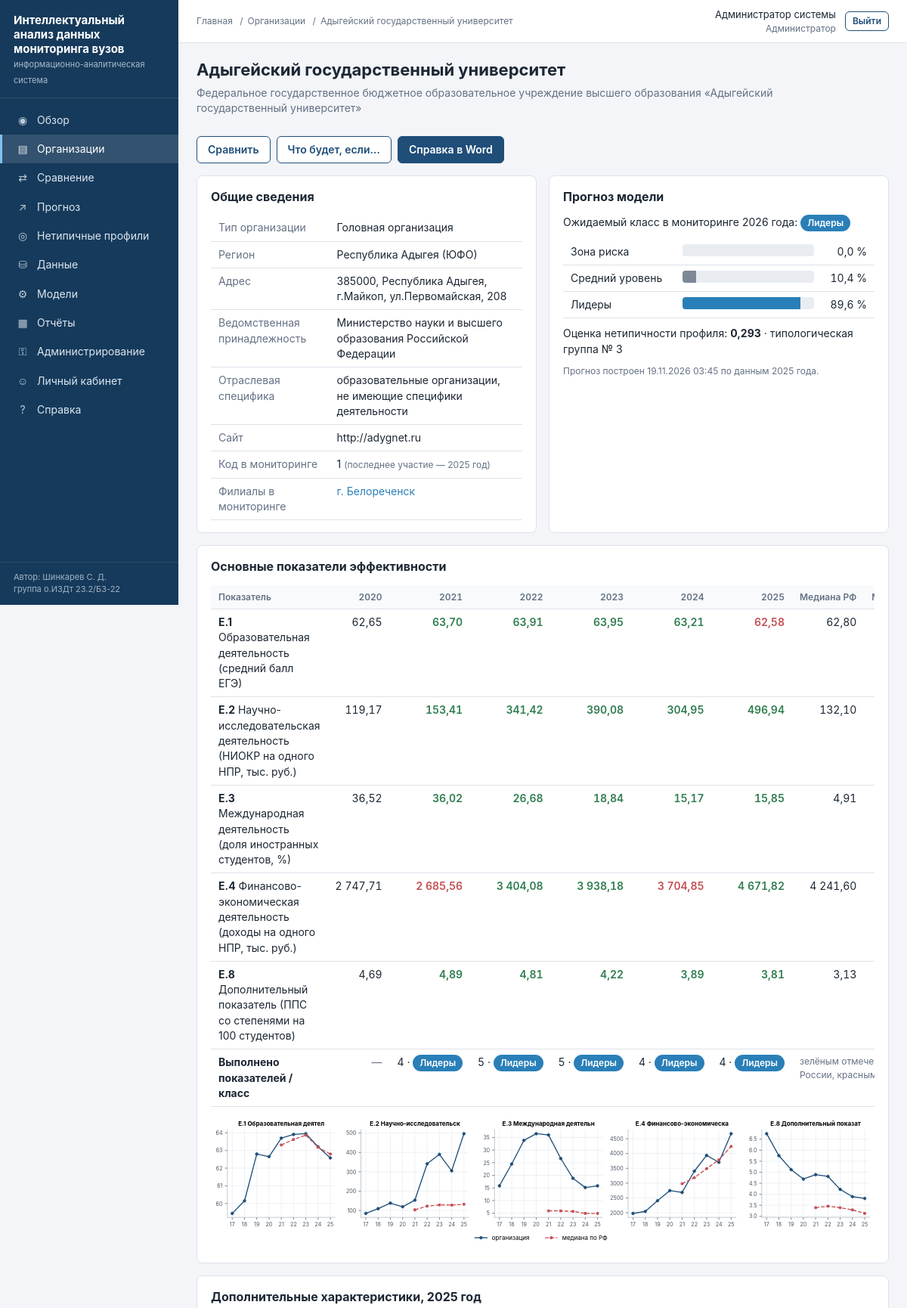
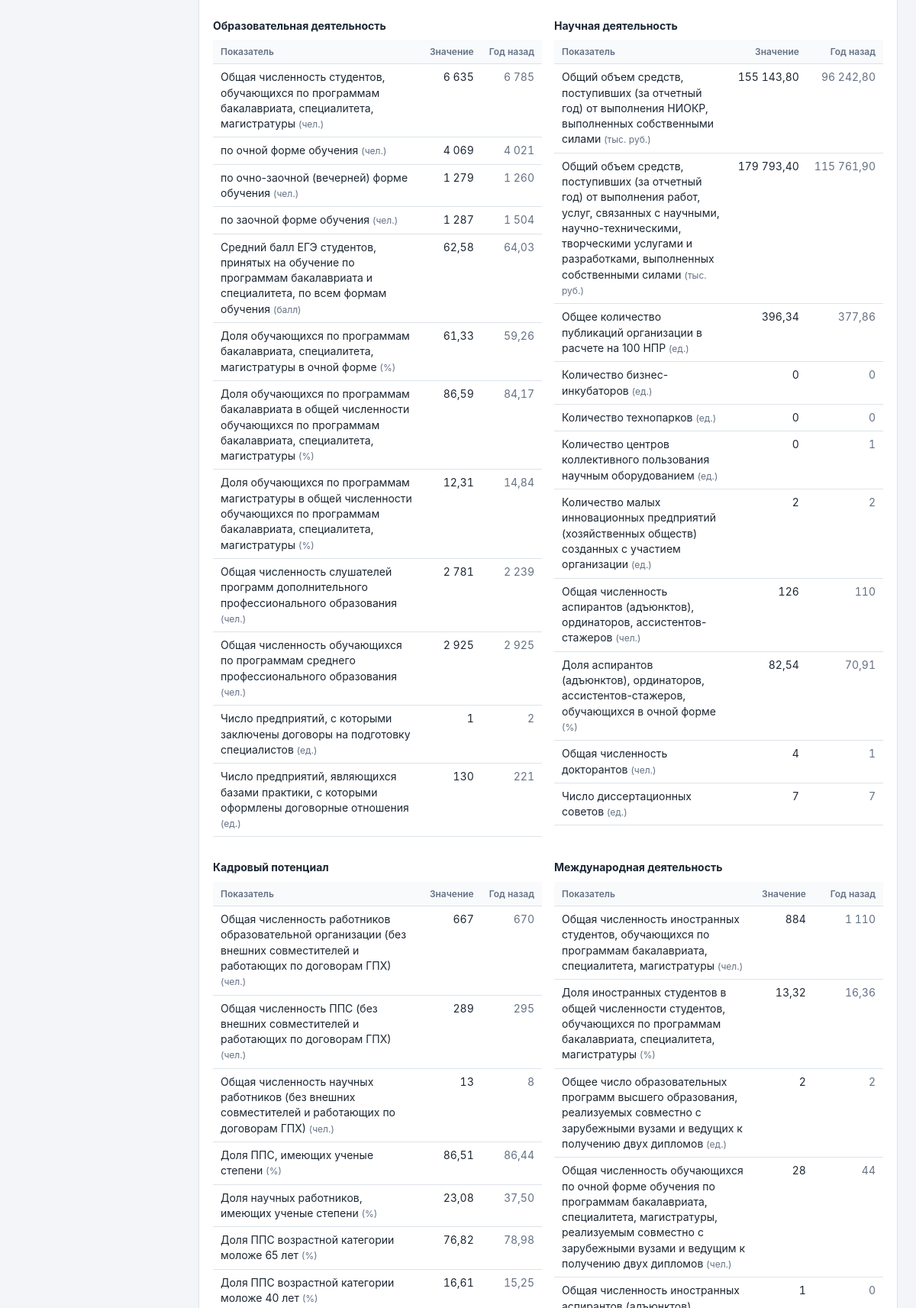
The page /universities/1 (signed in, upper part) on the database its author committed (2 pictures, top to bottom).
### vuzmon/db/models.py (models this page shows)
class Base(DeclarativeBase):
    """Общий базовый класс всех таблиц."""

class University(Base):
    __tablename__ = "universities"
    id: Mapped[int] = mapped_column(Integer, primary_key=True)       # код организации на сайте мониторинга
    name: Mapped[str] = mapped_column(String(512), index=True)
    short_name: Mapped[str] = mapped_column(String(255), default="")
    search_name: Mapped[str] = mapped_column(String(800), default="")
    is_branch: Mapped[bool] = mapped_column(Boolean, default=False)
    head_id: Mapped[int] = mapped_column(Integer, nullable=True)      # головная организация (для филиалов)
    region_id: Mapped[int] = mapped_column(ForeignKey("regions.id"))
    founder_group_id: Mapped[int] = mapped_column(ForeignKey("founder_groups.id"), nullable=True)
    city: Mapped[str] = mapped_column(String(128), default="")
    address: Mapped[str] = mapped_column(String(512), default="")
    website: Mapped[str] = mapped_column(String(255), default="")
    specifics: Mapped[str] = mapped_column(String(255), default="")  # отраслевая специфика
    longitude: Mapped[float] = mapped_column(Float, nullable=True)
    latitude: Mapped[float] = mapped_column(Float, nullable=True)
    last_year: Mapped[int] = mapped_column(Integer, default=0)        # последний год участия в мониторинге
    region: Mapped[Region] = relationship(back_populates="universities")
    founder_group: Mapped[FounderGroup] = relationship(back_populates="universities")
    values: Mapped[list["IndicatorValue"]] = relationship(back_populates="university")
    notes: Mapped[list["AnalystNote"]] = relationship(back_populates="university")

class User(Base):
    __tablename__ = "users"
    id: Mapped[int] = mapped_column(Integer, primary_key=True)
    login: Mapped[str] = mapped_column(String(64), unique=True)
    password_hash: Mapped[str] = mapped_column(String(255))          # пароль хранится только в виде хеша
    full_name: Mapped[str] = mapped_column(String(128), default="")
    email: Mapped[str] = mapped_column(String(128), default="")
    position: Mapped[str] = mapped_column(String(128), default="")   # должность
    role_id: Mapped[int] = mapped_column(ForeignKey("roles.id"))
    is_active: Mapped[bool] = mapped_column(Boolean, default=True)
    created_at: Mapped[datetime] = mapped_column(DateTime, default=datetime.now)
    last_login_at: Mapped[datetime] = mapped_column(DateTime, nullable=True)
    role: Mapped[Role] = relationship(back_populates="users")

class Role(Base):
    __tablename__ = "roles"
    id: Mapped[int] = mapped_column(Integer, primary_key=True)
    code: Mapped[str] = mapped_column(String(32), unique=True)       # admin / analyst / viewer
    title: Mapped[str] = mapped_column(String(64))                   # название на русском
    description: Mapped[str] = mapped_column(String(255), default="")
    users: Mapped[list["User"]] = relationship(back_populates="role")

class Region(Base):
    __tablename__ = "regions"
    id: Mapped[int] = mapped_column(Integer, primary_key=True)
    name: Mapped[str] = mapped_column(String(128))
    district_id: Mapped[int] = mapped_column(ForeignKey("federal_districts.id"))
    district: Mapped[FederalDistrict] = relationship(back_populates="regions")
    universities: Mapped[list["University"]] = relationship(back_populates="region")

class FederalDistrict(Base):
    __tablename__ = "federal_districts"
    id: Mapped[int] = mapped_column(Integer, primary_key=True)
    name: Mapped[str] = mapped_column(String(64), unique=True)
    regions: Mapped[list["Region"]] = relationship(back_populates="district")

class FounderGroup(Base):
    __tablename__ = "founder_groups"
    id: Mapped[int] = mapped_column(Integer, primary_key=True)
    name: Mapped[str] = mapped_column(String(255), unique=True)
    universities: Mapped[list["University"]] = relationship(back_populates="founder_group")

class Prediction(Base):
    __tablename__ = "predictions"
    __table_args__ = (Index("ix_predictions_university", "university_id", "target_year"),)
    id: Mapped[int] = mapped_column(Integer, primary_key=True)
    experiment_id: Mapped[int] = mapped_column(ForeignKey("experiments.id"))
    university_id: Mapped[int] = mapped_column(ForeignKey("universities.id"))
    base_year: Mapped[int] = mapped_column(Integer)                   # год исходных данных
    target_year: Mapped[int] = mapped_column(Integer)                 # год, на который строится прогноз
    predicted_class: Mapped[int] = mapped_column(Integer)
    probabilities_json: Mapped[str] = mapped_column(Text, default="[]")
    anomaly_score: Mapped[float] = mapped_column(Float, nullable=True)   # ошибка восстановления автокодировщика
    cluster: Mapped[int] = mapped_column(Integer, nullable=True)         # номер типологической группы
    created_by: Mapped[int] = mapped_column(ForeignKey("users.id"), nullable=True)
    created_at: Mapped[datetime] = mapped_column(DateTime, default=datetime.now)
    experiment: Mapped[Experiment] = relationship()
    university: Mapped[University] = relationship()

class Indicator(Base):
    __tablename__ = "indicators"
    id: Mapped[int] = mapped_column(Integer, primary_key=True)
    column: Mapped[str] = mapped_column(String(32), unique=True)     # имя столбца в наборе данных: e1, p48 ...
    code: Mapped[str] = mapped_column(String(16))                    # обозначение на сайте: E.1, 48 ...
    kind: Mapped[str] = mapped_column(String(16))                    # main — основной, extra — дополнительный
    section: Mapped[str] = mapped_column(String(128), default="")
    name: Mapped[str] = mapped_column(Text)
    unit: Mapped[str] = mapped_column(String(32), default="")

### webapp/views_main.py (the view, shortened to what this page needs)
@bp.route("/universities/<int:university_id>", methods=["GET", "POST"])
@security.login_required
def university(university_id: int):
    db = get_session()
    item = db.get(University, university_id)
    if item is None:
        abort(404)
    values = queries.university_values(db, university_id)
    medians = queries.university_medians(db, item)
    table = queries.main_indicator_table(values, medians, item.is_branch) if not values.empty else None
    chart = None
    if table and table["rows"]:
        series = [{"title": row["code"].upper().replace("E", "E.") + " " + row["title"].split(" (")[0][:22],
                   "years": [cell["year"] for cell in row["cells"]],
                   "values": [cell["value"] for cell in row["cells"]],
                   "medians": [cell["median"] for cell in row["cells"]]} for row in table["rows"]]
        chart = plots.to_svg(plots.indicator_dynamics(series))
    extra_sections = []
    if not values.empty:
        last_year = int(values.index.max())
        previous_year = last_year - 1 if (last_year - 1) in values.index else None
        sections = {}
        for indicator in queries.indicators_by_column(db).values():
            if indicator.kind != "extra" or indicator.column not in values.columns:
                continue
            value = values.loc[last_year, indicator.column]
            previous = values.loc[previous_year, indicator.column] if previous_year else None
            sections.setdefault(indicator.section, []).append({
                "code": indicator.code, "name": indicator.name, "unit": indicator.unit,
                "value": None if value != value else float(value),
                "previous": None if previous is None or previous != previous else float(previous)})
        for name, rows in sections.items():
            rows.sort(key=lambda row: [int(part) for part in row["code"].split(".")])
            extra_sections.append({"name": name, "rows": rows})
        extra_year = last_year
    else:
        extra_year = None
    prepared = _prepared_or_none(db)
    prediction = queries.latest_predictions(db).get(university_id)
    explanation = explain_prediction(db, prepared, university_id) if prediction else {"contributions": [], "errors": []}
    notes = db.scalars(select(AnalystNote).where(AnalystNote.university_id == university_id)
                       .order_by(AnalystNote.created_at.desc())).all()
    history = db.scalars(select(Prediction).where(Prediction.university_id == university_id)
                         .order_by(Prediction.target_year.desc())).all()
    head = db.get(University, item.head_id) if item.head_id else None
    branches = db.scalars(select(University).where(University.head_id == university_id)
                          .order_by(University.short_name)).all()
    return render_template(
        "university.html", crumbs=[("Организации", url_for("main.universities")), (item.short_name[:60], None)],
        item=item, table=table, chart=chart, extra_sections=extra_sections, extra_year=extra_year,
        prediction=prediction, explanation=explanation, notes=notes, history=history, head=head,
        branches=branches)

### webapp/templates/university.html (shortened to what this page needs)
{% extends "base.html" %}
{% from "_macros.html" import class_badge, proba_bar, csrf with context %}
{% block content %}
<div class="page-head">
  <div>
    <h1>{{ item.short_name }}</h1>
    <p class="lead">{{ item.name }}</p>
  </div>
  <div class="actions">
    <a class="btn secondary" href="{{ url_for('main.compare', id=item.id) }}">Сравнить</a>
    {% if prediction %}<a class="btn secondary" href="{{ url_for('forecast.what_if', university_id=item.id) }}">Что будет, если…</a>{% endif %}
    <a class="btn" href="{{ url_for('reports.university_docx', university_id=item.id) }}">Справка в Word</a>
  </div>
</div>
<div class="grid c2">
  <div class="card">
    <h2>Общие сведения</h2>
    <table class="data kv">
      <tr><td>Тип организации</td><td>{{ 'Филиал' if item.is_branch else 'Головная организация' }}</td></tr>
      <tr><td>Регион</td><td>{{ item.region.name }} ({{ item.region.district.name }})</td></tr>
      <tr><td>Адрес</td><td>{{ item.address or '—' }}</td></tr>
      <tr><td>Ведомственная принадлежность</td><td>{{ item.founder_group.name if item.founder_group else '—' }}</td></tr>
      <tr><td>Отраслевая специфика</td><td>{{ item.specifics or '—' }}</td></tr>
      <tr><td>Сайт</td><td>{{ item.website or '—' }}</td></tr>
      <tr><td>Код в мониторинге</td><td>{{ item.id }} <span class="muted small">(последнее участие — {{ item.last_year }} год)</span></td></tr>
      {% if branches %}<tr><td>Филиалы в мониторинге</td><td>{% for branch in branches %}<a href="{{ url_for('main.university', university_id=branch.id) }}">{{ branch.city or branch.short_name }}</a>{% if not loop.last %}, {% endif %}{% endfor %}</td></tr>{% endif %}
    </table>
  </div>
  <div class="card">
    <h2>Прогноз модели</h2>
    {% if prediction %}
      <p>Ожидаемый класс в мониторинге {{ prediction.target_year }} года: {{ class_badge(prediction.predicted_class) }}</p>
      <table class="data">
        {% for p in prediction.probabilities %}
        <tr><td style="width:36%">{{ class_names[loop.index0] }}</td>
          <td><div class="bar"><i class="c{{ loop.index0 }}" style="width: {{ (p * 100)|round(1) }}%"></i></div></td>
          <td class="num" style="width:70px">{{ p|pct }}</td></tr>
        {% endfor %}
      </table>
      {% if prediction.anomaly_score is not none %}
      <p style="margin-top:10px">Оценка нетипичности профиля: <b>{{ prediction.anomaly_score|num(3) }}</b>
        {% if prediction.cluster is not none %} · типологическая группа № {{ prediction.cluster + 1 }}{% endif %}</p>
      {% endif %}
      <p class="muted small">Прогноз построен {{ prediction.created_at|dt }} по данным {{ prediction.base_year }} года.</p>
    {% elif item.is_branch %}
      <p class="muted">Модель прогноза построена для головных организаций; для филиалов прогноз не рассчитывается.</p>
    {% else %}
      <p class="muted">Прогноз для организации отсутствует. Постройте его в разделе «Прогноз».</p>
    {% endif %}
  </div>
</div>
{% if table and table.rows %}
<div class="card">
  <h2>Основные показатели эффективности</h2>
  <div class="table-wrap"><table class="data">
    {% set shown = table.years[-6:] %}
    <tr><th>Показатель</th>{% for year in shown %}<th class="num">{{ year }}</th>{% endfor %}
      <th class="num">Медиана РФ</th><th class="num">Медиана региона</th><th class="num">Медиана ведомства</th></tr>
    {% for row in table.rows %}
    <tr><td><b>{{ row.code|upper|replace('E', 'E.') }}</b> {{ row.title }}</td>
      {% for cell in row.cells[-6:] %}
      <td class="num">{% if cell.passed is none %}{{ cell.value|num }}{% else %}<span class="{{ 'pass' if cell.passed else 'fail' }}" title="медиана по РФ: {{ cell.median|num }}">{{ cell.value|num }}</span>{% endif %}</td>
      {% endfor %}
      <td class="num">{{ row.cells[-1].median|num }}</td><td class="num">{{ row.median_region|num }}</td><td class="num">{{ row.median_founder|num }}</td></tr>
    {% endfor %}
    <tr><td><b>Выполнено показателей / класс</b></td>
      {% for year in shown %}<td class="num">{% if year in table.counts %}{{ table.counts[year] }} · {{ class_badge(table.classes[year]) }}{% else %}<span class="muted">—</span>{% endif %}</td>{% endfor %}
      <td colspan="3" class="muted small">зелёным отмечены значения не ниже медианы по России, красным — ниже</td></tr>
  </table></div>
  {% if chart %}<div class="chart" style="margin-top:12px">{{ chart|safe }}</div>{% endif %}
</div>
{% endif %}
{% if extra_sections %}
<div class="card">
  <h2>Дополнительные характеристики, {{ extra_year }} год</h2>
  <div class="grid c2">
    {% for section in extra_sections %}
    <div>
      <h3>{{ section.name }}</h3>
      <div class="table-wrap"><table class="data">
        <tr><th>Показатель</th><th class="num">Значение</th><th class="num">Год назад</th></tr>
        {% for row in section.rows %}
        <tr><td>{{ row.name }}{% if row.unit %} <span class="muted small">({{ row.unit }})</span>{% endif %}</td>
          <td class="num">{{ row.value|num }}</td><td class="num muted">{{ row.previous|num }}</td></tr>
        {% endfor %}
      </table></div>
    </div>
    {% endfor %}
  </div>
</div>
{% endif %}
{% endblock %}

### webapp/templates/base.html (shortened to what this page needs)
<!DOCTYPE html>
<html lang="ru">
<head>
  <link rel="stylesheet" href="{{ url_for('static', filename='css/app.css') }}">
</head>
<body>
<div class="layout">
  <aside class="sidebar" id="sidebar">
    <div class="brand">
      <b>Интеллектуальный анализ данных мониторинга вузов</b>
      <span>информационно-аналитическая система</span>
    </div>
    <ul class="menu">
      {% for endpoint, title, icon in menu %}
      <li><a href="{{ url_for(endpoint) }}"
             class="{{ 'active' if active_menu == endpoint else '' }}">
        <span class="icon">{{ icon }}</span>{{ title }}</a></li>
      {% endfor %}
    </ul>
    <div class="sidebar-footer">Автор: Шинкарев С. Д.<br>группа о.ИЗДт 23.2/Б3-22</div>
  </aside>
  <div class="main">
    <header class="topbar">
      <nav class="crumbs" aria-label="Навигационная цепочка">
        <a href="{{ url_for('main.dashboard') }}">Главная</a>
        {% for text, link in crumbs or [] %}
          <span class="sep">/</span>{% if link %}<a href="{{ link }}">{{ text }}</a>{% else %}<span>{{ text }}</span>{% endif %}
        {% endfor %}
      </nav>
      <div class="userbox">
        <div class="right">
          <div>{{ user.full_name or user.login }}</div>
          <div class="role">{{ user.role.title }}</div>
        </div>
        <form method="post" action="{{ url_for('auth.logout') }}" class="inline">
          <button class="btn secondary small" type="submit">Выйти</button>
        </form>
      </div>
    </header>
    <main class="content">
      {% block content %}{% endblock %}
    </main>
  </div>
</div>
</body>
</html>

### rows shown on the page
University: short_name "Адыгейский государственный университет", name "Федеральное государственное бюджетное образовательное учреждение высшего образования «Адыгейский государственный университет»", is_branch "Головная организация", address "385000, Республика Адыгея, г.Майкоп, ул.Первомайская, 208", specifics "образовательные организации, не имеющие специфики деятельности", website "http://adygnet.ru", id "1", last_year "2025"
User: full_name "Администратор системы"
Role: role "Администратор"
Region: region.name "Республика Адыгея"
FederalDistrict: region.district.name "ЮФО"
FounderGroup: founder_group "Министерство науки и высшего образования Российской Федерации"
University: city "г. Белореченск"
Prediction: target_year "2026", anomaly_score|num "0,293", prediction.cluster+1 "3", created_at|dt "19.11.2026 03:45", base_year "2025"
Indicator: name "Образовательная деятельность", name "Общая численность студентов, обучающихся по программам бакалавриата, специалитета, магистратуры", unit "чел.", value|num "6 635", previous|num "6 785"
Indicator: name "по очной форме обучения", unit "чел.", value|num "4 069", previous|num "4 021"
Indicator: name "по очно-заочной (вечерней) форме обучения", unit "чел.", value|num "1 279", previous|num "1 260"
Indicator: name "по заочной форме обучения", unit "чел.", value|num "1 287", previous|num "1 504"
Indicator: name "Средний балл ЕГЭ студентов, принятых на обучение по программам бакалавриата и специалитета, по всем формам обучения", unit "балл", value|num "62,58", previous|num "64,03"
Indicator: name "Доля обучающихся по программам бакалавриата, специалитета, магистратуры в очной форме", unit "%", value|num "61,33", previous|num "59,26"
Indicator: name "Доля обучающихся по программам бакалавриата в общей численности обучающихся по программам бакалавриата, специалитета, магистратуры", unit "%", value|num "86,59", previous|num "84,17"
Indicator: name "Доля обучающихся по программам магистратуры в общей численности обучающихся по программам бакалавриата, специалитета, магистратуры", unit "%", value|num "12,31", previous|num "14,84"
Indicator: name "Общая численность слушателей программ дополнительного профессионального образования", unit "чел.", value|num "2 781", previous|num "2 239"
Indicator: name "Общая численность обучающихся по программам среднего профессионального образования", unit "чел.", value|num "2 925", previous|num "2 925"
Indicator: name "Число предприятий, с которыми заключены договоры на подготовку специалистов", unit "ед.", value|num "1", previous|num "2"
Indicator: name "Число предприятий, являющихся базами практики, с которыми оформлены договорные отношения", unit "ед.", value|num "130", previous|num "221"
Indicator: name "Научная деятельность", name "Общий объем средств, поступивших (за отчетный год) от выполнения НИОКР, выполненных собственными силами", unit "тыс. руб.", value|num "155 143,80", previous|num "96 242,80"
Indicator: name "Общий объем средств, поступивших (за отчетный год) от выполнения работ, услуг, связанных с научными, научно-техническими, творческими услугами и разработками, выполненных собственными силами", unit "тыс. руб.", value|num "179 793,40", previous|num "115 761,90"
Indicator: name "Общее количество публикаций организации в расчете на 100 НПР", unit "ед.", value|num "396,34", previous|num "377,86"
Indicator: name "Количество бизнес-инкубаторов", unit "ед.", value|num "0", previous|num "0"
Indicator: name "Количество технопарков", unit "ед.", value|num "0", previous|num "0"
Indicator: name "Количество центров коллективного пользования научным оборудованием", unit "ед.", value|num "0", previous|num "1"
Indicator: name "Количество малых инновационных предприятий (хозяйственных обществ) созданных с участием организации", unit "ед.", value|num "2", previous|num "2"
Indicator: name "Общая численность аспирантов (адъюнктов), ординаторов, ассистентов-стажеров", unit "чел.", value|num "126", previous|num "110"
Indicator: name "Доля аспирантов (адъюнктов), ординаторов, ассистентов-стажеров, обучающихся в очной форме", unit "%", value|num "82,54", previous|num "70,91"
Indicator: name "Общая численность докторантов", unit "чел.", value|num "4", previous|num "1"
Indicator: name "Число диссертационных советов", unit "ед.", value|num "7", previous|num "7"
Indicator: name "Кадровый потенциал", name "Общая численность работников образовательной организации (без внешних совместителей и работающих по договорам ГПХ)", unit "чел.", value|num "667", previous|num "670"
Indicator: name "Общая численность ППС (без внешних совместителей и работающих по договорам ГПХ)", unit "чел.", value|num "289", previous|num "295"
Indicator: name "Общая численность научных работников (без внешних совместителей и работающих по договорам ГПХ)", unit "чел.", value|num "13", previous|num "8"
Indicator: name "Доля ППС, имеющих ученые степени", unit "%", value|num "86,51", previous|num "86,44"
Indicator: name "Доля научных работников, имеющих ученые степени", unit "%", value|num "23,08", previous|num "37,50"
Indicator: name "Доля ППС возрастной категории моложе 65 лет", unit "%", value|num "76,82", previous|num "78,98"
Indicator: name "Доля ППС возрастной категории моложе 40 лет", unit "%", value|num "16,61", previous|num "15,25"
Indicator: name "Международная деятельность", name "Общая численность иностранных студентов, обучающихся по программам бакалавриата, специалитета, магистратуры", unit "чел.", value|num "884", previous|num "1 110"
Indicator: name "Доля иностранных студентов в общей численности студентов, обучающихся по программам бакалавриата, специалитета, магистратуры", unit "%", value|num "13,32", previous|num "16,36"
Indicator: name "Общее число образовательных программ высшего образования, реализуемых совместно с зарубежными вузами и ведущих к получению двух дипломов", unit "ед.", value|num "2", previous|num "2"
Indicator: name "Общая численность обучающихся по очной форме обучения по программам бакалавриата, специалитета, магистратуры, реализуемым совместно с зарубежными вузами и ведущим к получению двух дипломов", unit "чел.", value|num "28", previous|num "44"
Indicator: value|num "1", previous|num "0"

### other values the page prints
{{ icon }} "◉" "▤" "⇄" "↗" "◎" "⛁" "⚙" "▦" "⚿" "☺" "?"
{{ title }} "Обзор" "Организации" "Сравнение" "Прогноз" "Нетипичные профили" "Данные" "Модели" "Отчёты" "Администрирование" "Личный кабинет" "Справка"
{{ text }} "Организации"
{{ class_names[value] }} "Лидеры" "Лидеры" "Лидеры" "Лидеры" "Лидеры" "Лидеры"
{{ class_names[loop.index0] }} "Зона риска" "Средний уровень" "Лидеры"
{{ p|pct }} "0,0 %" "10,4 %" "89,6 %"
{{ year }} "2020" "2021" "2022" "2023" "2024" "2025"
{{ row.code|upper|replace('E', 'E.') }} "E.1" "E.2" "E.3" "E.4" "E.8"
{{ row.title }} "Образовательная деятельность (средний балл ЕГЭ)" "Научно-исследовательская деятельность (НИОКР на одного НПР, тыс. руб.)" "Международная деятельность (доля иностранных студентов, %)" "Финансово-экономическая деятельность (доходы на одного НПР, тыс. руб.)" "Дополнительный показатель (ППС со степенями на 100 студентов)"
{{ cell.value|num }} "62,65" "119,17" "36,52" "2 747,71" "4,69"
{{ cell.value|num }} "63,70" "63,91" "63,95" "63,21" "62,58" "153,41" "341,42" "390,08" "304,95" "496,94" "36,02" "26,68" "18,84" "15,17" "15,85" "2 685,56" "3 404,08" "3 938,18" "3 704,85" "4 671,82" "4,89" "4,81" "4,22" "3,89" "3,81"
{{ row.cells[-1].median|num }} "62,80" "132,10" "4,91" "4 241,60" "3,13"
{{ table.counts[year] }} "4" "5" "5" "4" "4"
{{ extra_year }} "2025"
